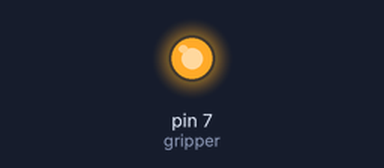
The sketch below on a simulated Arduino Uno, built with avr-gcc and run on an emulated ATmega328P. Shown: output pins drawn as LEDs (lit = HIGH).

Above: at 0.1 s.
Timing chart, 0 to 1.6 s (numbered marks = the images above):
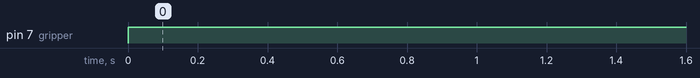

The sketch:

gripper_test.ino
```cpp
int gripper=7;

void setup()
{
  pinMode(gripper, OUTPUT);
}

void loop()
{
  digitalWrite(gripper, HIGH);
  delay(1000);
  //digitalWrite(gripper, LOW);
  delay(1000);
}
```

Measured:
- by itself, pin 7 (gripper): LOW → HIGH at 0.00 s
